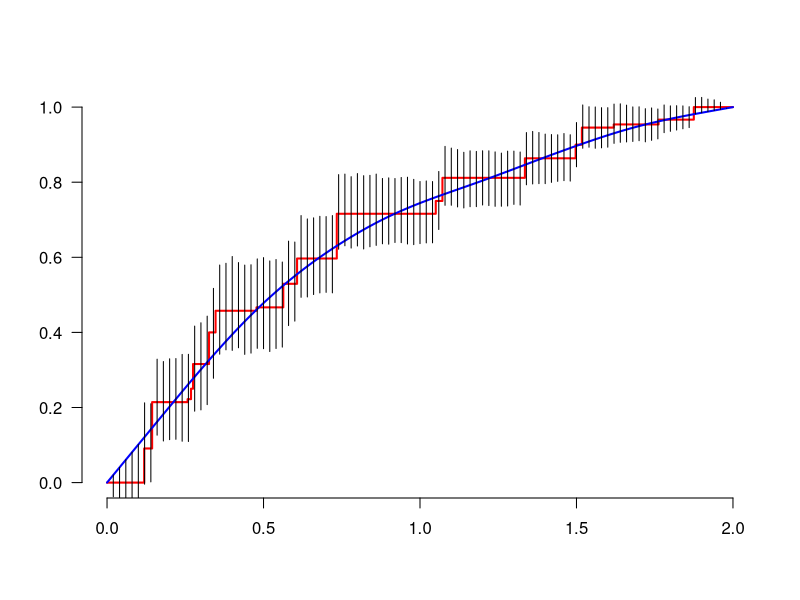
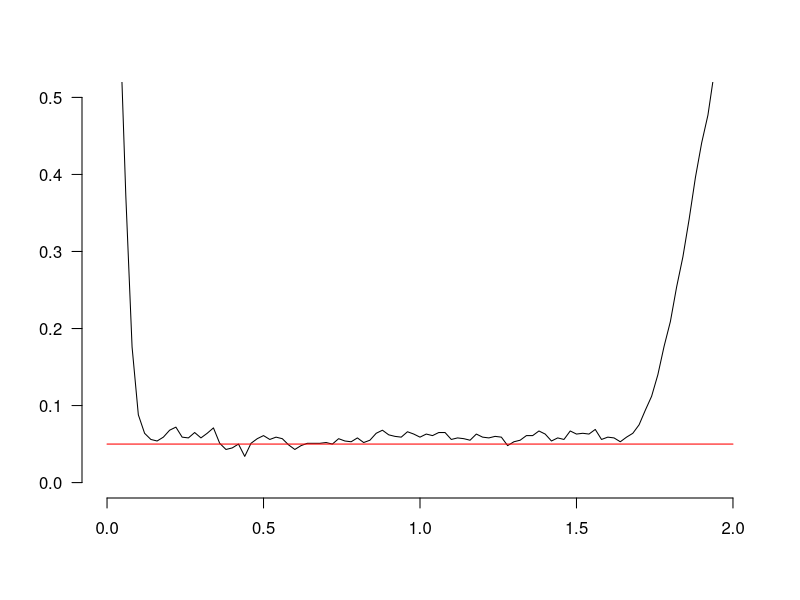

The R source for these figures, in order:
	B<-read.table("MLE.txt")
	C<-read.table("SMLE.txt")
   	D<-read.table("CI_MLE.txt")
   	E<-read.table("percentages.txt")
  
  
   x1<-B[,1]
   z1<-B[,2]
   x2<-C[,1]
   z2<-C[,2]
   x3<-D[,1]
   t1<-D[,2]
   u1<-D[,3]
   
  plot(c(-100,-100),xlim=c(0,2), ylim=c(0,max(u1)), main= "",ylab="",xlab="",bty="n",las=1)
   lines(x1,z1,lwd=2,type ="s",col="red")
   lines(x2, z2,lwd=2,col="blue")
   segments(x3,t1,x3,u1) 

   
 	E<-read.table("percentages.txt") 
   	x1<-E[,1]
   	y1<-E[,2]
   	  	
   	plot(c(-10000,-10000),xlim=c(0.0,2.0), ylim=c(0.0,0.5), main= "", ylab="",xlab="",bty="n",las=1)
	lines(x1,y1,lty=1)
	lines(c(0,2),c(0.05,0.05),col="red")
